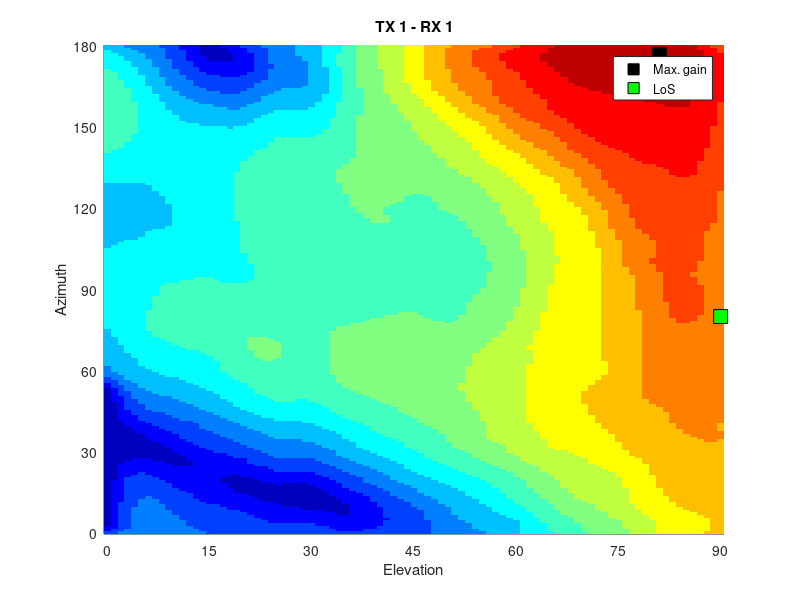
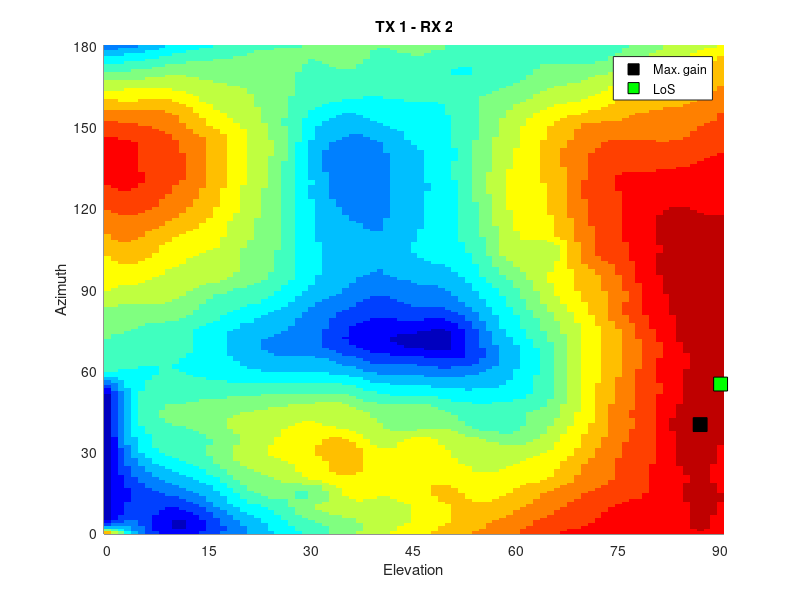
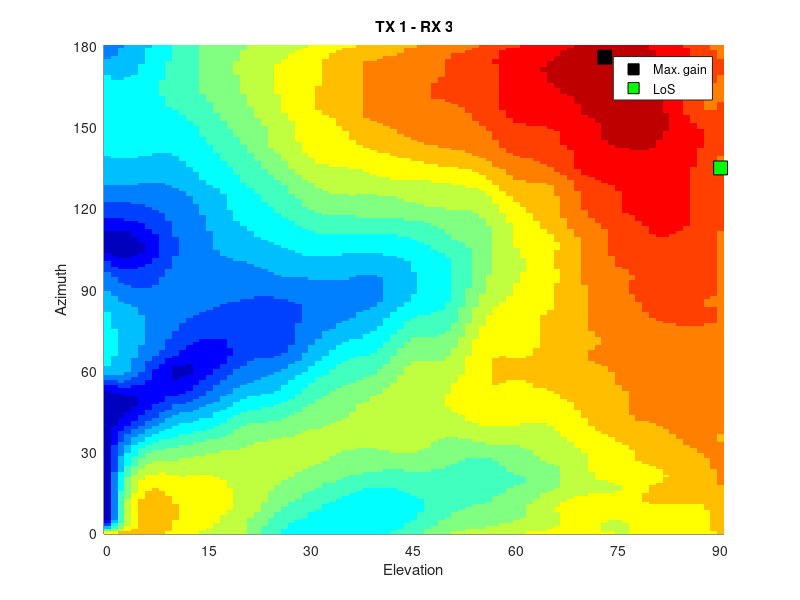
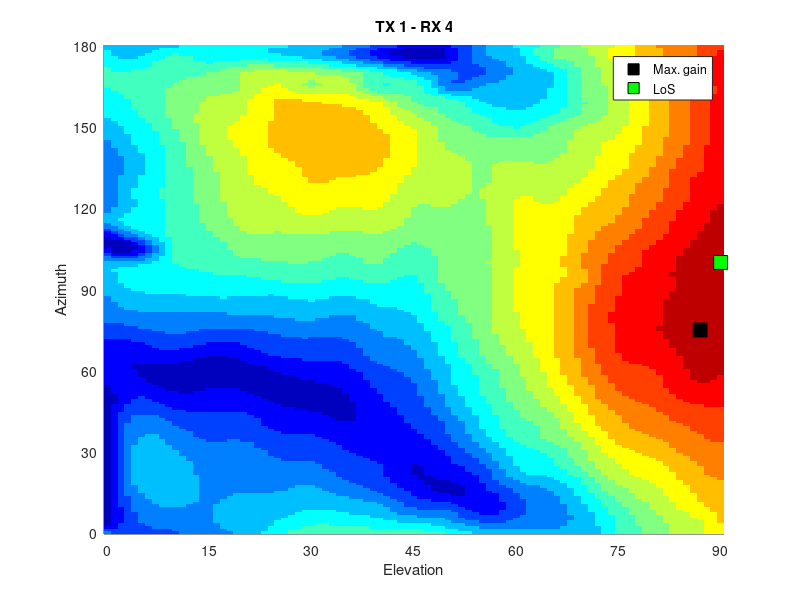

The MATLAB script that drew these images, in order:
function test_LoS(varargin)
% TEST_LoS - The script loads the channels from the experiments usin real
% radios and plots the gains in the angular map (azimuth and elevation). 
%
% This script generates Fig. 5 of the publication :
% [1] C. Bocanegra, K. Alemdar, S. Garcia, C. Singhal and K. R. Chowdhury,
%     “NetBeam: Network of Distributed Full-dimension
%     Beamforming SDRs for Multi-user Heterogeneous Traffic,” IEEE Dynamic
%     Spectrum (DySpan), Newark, NJ, 2019
%
% Syntax:  test_LoS(environment)
%
% Inputs:
%    environment [optional] - String that takes the values 'indoor' and
%    'outdoor'. It selects the environment in which the experiments were
%    carried out. It defaults to indoor.
%
% Outputs: []
%
%
%------------- BEGIN CODE --------------



if (nargin==1)
    environment = varargin{1};
elseif (nargin==0)
    clear all; clear classes;  %#ok
    close all; clc;
    environment = 'indoor';  % take indoor for example
else
    error('ERROR: The script only accepts 1 or none inputs\n');
end

fprintf('Selected environment: %s\n',environment);

addpath('BrewerMap/');  % Include additional colors: 'BrBG'|'PRGn'|'PiYG'|'PuOr'|'RdBu'|'RdGy'|'RdYlBu'|'RdYlGn'|'Spectral'
addpath('export_fig/');  % export figure in eps
addpath('data/');  % where results are stored (to be loaded)

%% PARAMETERS
antIDList  = (1:4);     % Antenna ID, could be 1,2,3,4
expIDList  = (1:5);     % Experiment ID, could be 1,2,3,4,5

%% PARSE Data if not done before
if ~exist('RESULTS','var')
    load('RESULTS','indoor','outdoor','paramList');
elseif ~exist('outdoor','var') || ~exist('indoor','var')
    CBG_parse_experiments;  % parse experimental DATA
end

if strcmp(environment, 'outdoor')
    % elevList = indoor.elevList;
    % azimList = indoor.azimList;
    elevList = outdoor.elevList;
    azimList = outdoor.azimList;
    gainTot = outdoor.gainTot;
    elevLoS = outdoor.elevLoS;
    azimLoS = outdoor.azimLoS;
elseif strcmp(environment, 'indoor')
    elevList = indoor.elevList;
    azimList = indoor.azimList;
    gainTot = indoor.gainTot;
    elevLoS = indoor.elevLoS;
    azimLoS = indoor.azimLoS;
else
    error('ERROR: Wrong environment. use outdoor or indoor')
end

for expID = expIDList
    for antID = antIDList
        [X,Y] = meshgrid(elevList,azimList);  % Orientation space (exhaustive)
        Z = gainTot(:,:,antID,expID);  % Channel gain (exhaustive)

        % new interpolated input (assume this is the real exhaustive)
        elevList_int = (max(elevList):-1:min(elevList));
        azimList_int = (max(azimList):-1:min(azimList));
        [X0,Y0] = meshgrid(elevList_int,azimList_int);
        Z0 = interp2(X,Y,Z,X0,Y0,'spline');
        
        % find optimum angles - Exhaustive
        [exhv_gain, max_idx] = max(Z0(:));
        [idx_exhv_maxGain_X,idx_exhv_maxGain_Y] = ind2sub(size(Z0),max_idx);
        exhv_elevation = X0(idx_exhv_maxGain_X,idx_exhv_maxGain_Y);
        exhv_azimuth = Y0(idx_exhv_maxGain_X,idx_exhv_maxGain_Y);
        
        % find forecasted angles
        los_elevation = elevLoS(expID,antID);
        los_azimuth = azimLoS(expID,antID);
        
        ax = figure;  hold on;
        
%         axes1 = axes('Parent',ax);  hold(axes1,'on');
%         p1 = surface(X0,Y0,Z0,'lineStyle','none');
        imagesc(X0(1,:),Y0(:,1),Z0); axis xy; axis tight; % Generate Exhaustive image
        p2 = plot(exhv_elevation,exhv_azimuth,'sk','MarkerSize',10,'MarkerFaceColor','k','MarkerEdgeColor','k');  % Plot trials so far
        p3 = plot(los_elevation,los_azimuth,'sg','MarkerSize',10,'MarkerFaceColor','g','MarkerEdgeColor','k');  % Plot trials so far
        lg = legend([p2 p3],'Max. gain','LoS');
        xlabel('Elevation');
        ylabel('Azimuth');
        title(sprintf('TX %d - RX %d',expID,antID));
        h = get(gca,'Children');
        set(gca,'Children',[h(1) h(2) h(3)]);
        colormap(jet(15))
        colorbar('eastoutside');
        colorbar('hide');
        hold off
        axis tight;
        
%         h = get(gca,'Children');
%         set(gca,'Children',[h(3) h(2) h(1)])
        
%         % Create colorbar
%         colorbar(axes1);
%         axis(axes1,'tight');
%         % Set the remaining axes properties
%         set(axes1,'CLim',[0.01619 0.61566],'Colormap',...
%             [0.650980412960052 0.650980412960052 0.650980412960052;0.650980412960052 0.650980412960052 0.650980412960052;0.488235294818878 0.688235282897949 0.738235294818878;0.325490206480026 0.725490212440491 0.825490236282349;0.162745103240013 0.762745141983032 0.912745118141174;0 0.800000011920929 1;0.25 0.850000023841858 0.75;0.5 0.899999976158142 0.5;0.75 0.949999988079071 0.25;1 1 0;1 0.75 0;1 0.5 0;1 0.25 0;1 0 0;0.75 0 0]);
%         % Create colorbar
%         colorbar(axes1);

        % Try this size for including it in prel. results in the paper
        pos = get(gcf, 'Position');
        set(gcf,'position',[pos(1),pos(2),250,250]);
        yticks([0 30 60 90 120 150 180]);
        xticks([0 15 30 45 60 75 90]);
        
    end
end